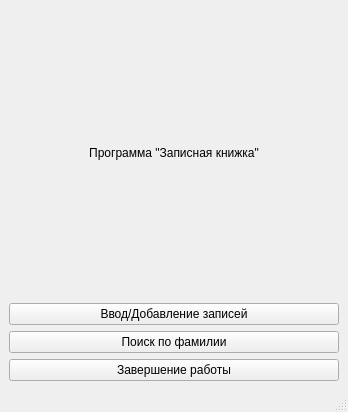
<?xml version="1.0" encoding="UTF-8"?>
<ui version="4.0">
 <class>MainWindow</class>
 <widget class="QMainWindow" name="MainWindow">
  <property name="geometry">
   <rect>
    <x>0</x>
    <y>0</y>
    <width>348</width>
    <height>412</height>
   </rect>
  </property>
  <property name="windowTitle">
   <string>Записная книжка</string>
  </property>
  <widget class="QWidget" name="centralwidget">
   <layout class="QVBoxLayout" name="verticalLayout">
    <item>
     <widget class="QLabel" name="label">
      <property name="text">
       <string>Программа &quot;Записная книжка&quot;</string>
      </property>
      <property name="alignment">
       <set>Qt::AlignmentFlag::AlignCenter</set>
      </property>
     </widget>
    </item>
    <item>
     <widget class="QPushButton" name="pushButton">
      <property name="text">
       <string>Ввод/Добавление записей</string>
      </property>
     </widget>
    </item>
    <item>
     <widget class="QPushButton" name="pushButton_2">
      <property name="text">
       <string>Поиск по фамилии</string>
      </property>
     </widget>
    </item>
    <item>
     <widget class="QPushButton" name="pushButton_3">
      <property name="text">
       <string>Завершение работы</string>
      </property>
     </widget>
    </item>
   </layout>
  </widget>
  <widget class="QMenuBar" name="menubar">
   <property name="geometry">
    <rect>
     <x>0</x>
     <y>0</y>
     <width>348</width>
     <height>26</height>
    </rect>
   </property>
  </widget>
  <widget class="QStatusBar" name="statusbar"/>
 </widget>
 <resources/>
 <connections>
  <connection>
   <sender>pushButton_3</sender>
   <signal>clicked()</signal>
   <receiver>MainWindow</receiver>
   <slot>close()</slot>
   <hints>
    <hint type="sourcelabel">
     <x>173</x>
     <y>361</y>
    </hint>
    <hint type="destinationlabel">
     <x>173</x>
     <y>205</y>
    </hint>
   </hints>
  </connection>
 </connections>
</ui>
